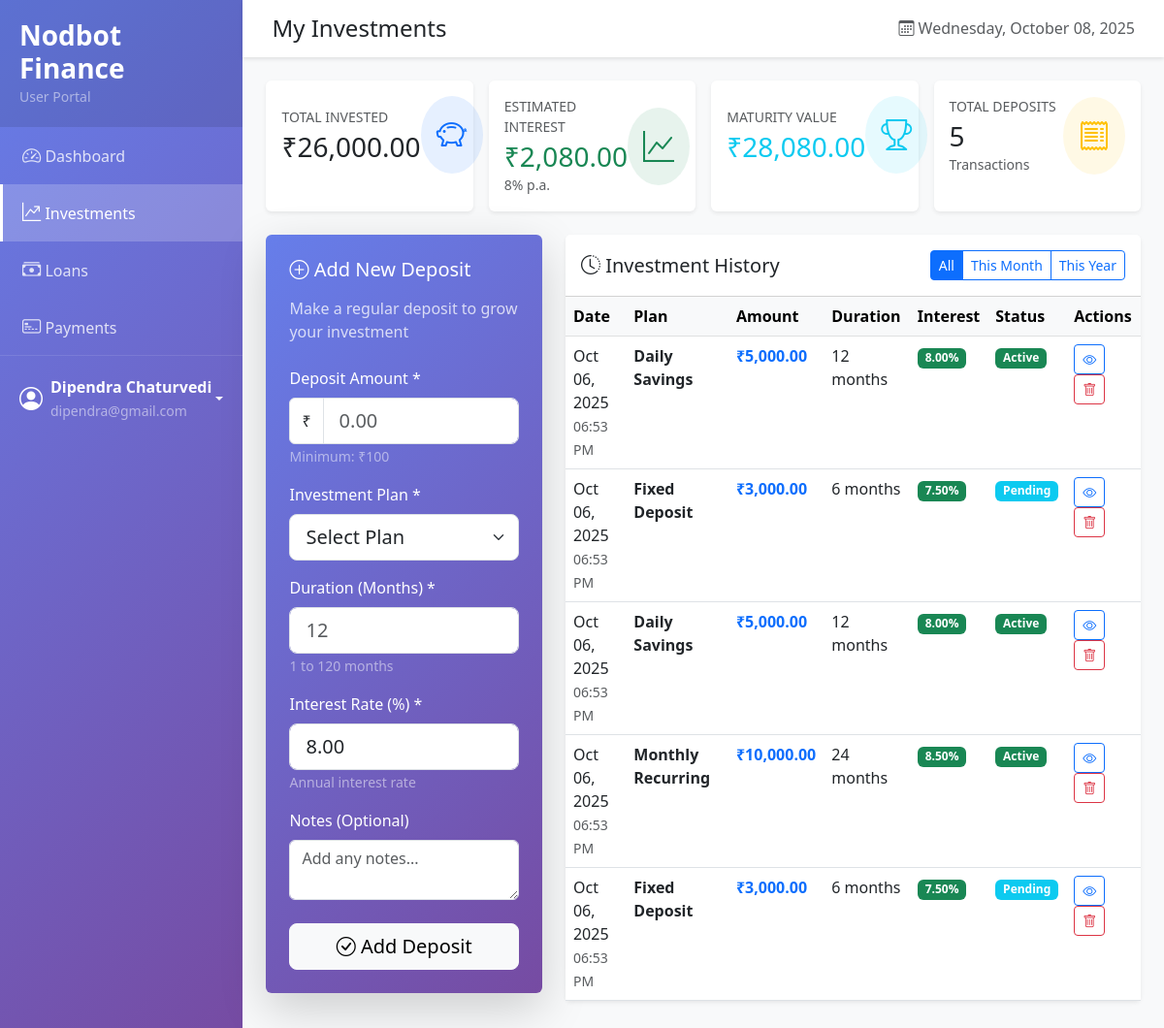
Page /user/investments.php (signed in) on the committed database.
### tables this page shows
CREATE TABLE `investments` (
  `id` int(11) NOT NULL,
  `user_id` int(11) NOT NULL,
  `amount` decimal(15,2) NOT NULL,
  `plan` varchar(50) NOT NULL,
  `duration_months` int(11) NOT NULL,
  `interest_rate` decimal(5,2) NOT NULL,
  `notes` text DEFAULT NULL,
  `status` enum('pending','active','completed','cancelled') DEFAULT 'active',
  `investment_date` timestamp NOT NULL DEFAULT current_timestamp(),
  `maturity_date` date DEFAULT NULL
);

### user/investments.php (the view, shortened to what the rows shown need)
<?php
require_once '../config.php';
require_once '../includes/functions.php';
$user = getUser();
$user_id = $user['id'];
?>
<!DOCTYPE html>
<html lang="en">
<head>
    <link href="https://cdn.jsdelivr.net/npm/bootstrap@5.3.0/dist/css/bootstrap.min.css" rel="stylesheet">
    <link rel="stylesheet" href="https://cdn.jsdelivr.net/npm/bootstrap-icons@1.11.1/font/bootstrap-icons.css">
</head>
<body>
    <div class="d-flex">
        <div id="content">
            <div class="container-fluid p-4">
                <div class="row">
                    <div class="col-md-8">
                        <div class="card border-0 shadow-sm">
                            <div class="card-body p-0">
                                <div class="table-responsive">
                                    <table class="table table-hover mb-0">
                                        <thead class="table-light">
                                            <tr>
                                                <th>Date</th>
                                                <th>Plan</th>
                                                <th>Amount</th>
                                                <th>Duration</th>
                                                <th>Interest</th>
                                                <th>Status</th>
                                                <th>Actions</th>
                                            </tr>
                                        </thead>
                                        <tbody>
                                            <?php
                                            $history_query = "SELECT * FROM investments
                                                            WHERE user_id = $user_id
                                                            ORDER BY investment_date DESC";
                                            $history_result = mysqli_query($conn, $history_query);
                                            if ($history_result === false) {
                                                echo '<tr><td colspan="7" class="text-center text-danger py-4">';
                                                echo '<i class="bi bi-exclamation-triangle fs-3"></i><br>';
                                                echo '<strong>Database Error:</strong><br>';
                                                echo mysqli_error($conn);
                                                echo '</td></tr>';
                                            } elseif (mysqli_num_rows($history_result) > 0) {
                                                while ($row = mysqli_fetch_assoc($history_result)) {
                                                    $status_class = 'info';
                                                    if ($row['status'] == 'active') $status_class = 'success';
                                                    echo '<tr>';
                                                    echo '<td>' . date('M d, Y', strtotime($row['investment_date'])) . '<br><small class="text-muted">' . date('h:i A', strtotime($row['investment_date'])) . '</small></td>';
                                                    echo '<td><strong>' . htmlspecialchars($row['plan']) . '</strong></td>';
                                                    echo '<td><strong class="text-primary">' . formatCurrency($row['amount']) . '</strong></td>';
                                                    echo '<td>' . $row['duration_months'] . ' months</td>';
                                                    echo '<td><span class="badge bg-success">' . $row['interest_rate'] . '%</span></td>';
                                                    echo '<td><span class="badge bg-' . $status_class . '">' . ucfirst($row['status']) . '</span></td>';
                                                    echo '<td>
                                                            <a href="view-investment.php?id=' . $row['id'] . '" class="btn btn-sm btn-outline-primary" title="View Details">
                                                                <i class="bi bi-eye"></i>
                                                            </a>
                                                            <a href="delete-investment.php?id=' . $row['id'] . '" class="btn btn-sm btn-outline-danger" title="Delete" onclick="return confirm(\'Are you sure?\')">
                                                                <i class="bi bi-trash"></i>
                                                            </a>
                                                        </td>';
                                                    echo '</tr>';
                                                }
                                            } else {
                                                echo '<tr><td colspan="7" class="text-center py-5">
                                                        <i class="bi bi-inbox fs-1 text-muted"></i>
                                                        <p class="text-muted mt-2">No investments yet. Start investing today!</p>
                                                    </td></tr>';
                                            }
                                            ?>
                                        </tbody>
                                    </table>
                                </div>
                            </div>
                        </div>
                    </div>
                </div>
            </div>
        </div>
    </div>
</body>
</html>

### rows in the picture
investments: investment_date "Oct 06, 2025", investment_date "06:53 PM", plan "Daily Savings", amount "₹5,000.00", duration_months "12", interest_rate "8.00", status "Active"
investments: investment_date "Oct 06, 2025", investment_date "06:53 PM", plan "Fixed Deposit", amount "₹3,000.00", duration_months "6", interest_rate "7.50", status "Pending"
investments: investment_date "Oct 06, 2025", investment_date "06:53 PM", plan "Daily Savings", amount "₹5,000.00", duration_months "12", interest_rate "8.00", status "Active"
investments: investment_date "Oct 06, 2025", investment_date "06:53 PM", plan "Monthly Recurring", amount "₹10,000.00", duration_months "24", interest_rate "8.50", status "Active"
investments: investment_date "Oct 06, 2025", investment_date "06:53 PM", plan "Fixed Deposit", amount "₹3,000.00", duration_months "6", interest_rate "7.50", status "Pending"

### other values in the picture
APP_NAME "Nodbot Finance"
$user['name'] "Dipendra Chaturvedi"
$user['email'] "dipendra@gmail.com"
formatCurrency($stats['total_invested']) "₹26,000.00"
formatCurrency($total_interest) "₹2,080.00"
$interest_rate "8"
formatCurrency($maturity_amount) "₹28,080.00"
$stats['total_deposits'] "5"
